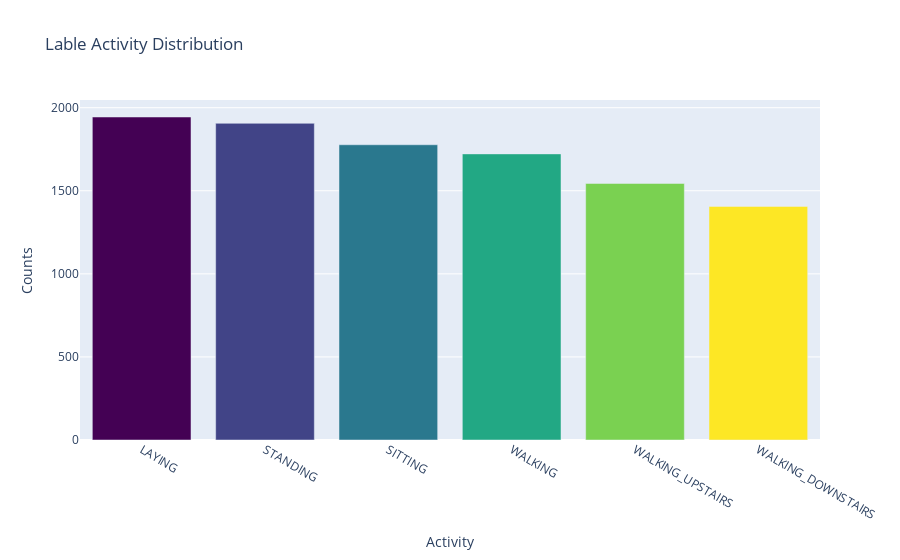

Notebook source saved alongside this figure:
### Code cell
# Get Colors 
colormap = get_cmap("viridis")
colors = [rgb2hex(colormap(col)) for col in np.arange(0,1.01, 1/(n-1))]

data = go.Bar( x=lable_counts.index,
            y = lable_counts,
            marker = dict(color = colors))

layout = go.Layout( title = "Lable Activity Distribution",
                  xaxis = dict(title= "Activity"),
                  yaxis = dict(title = "Counts"))

fig = go.Figure( data=[data], layout=layout)
iplot(fig)

### Figure 1 — Plotly figure (JSON) as saved in the notebook; plotly's stock layout.template omitted (floating-point values rounded to 4 significant figures)
{"data": [{"marker": {"color": ["#440154", "#414487", "#2a788e", "#22a884", "#7ad151", "#fde725"]}, "type": "bar", "x": ["LAYING", "STANDING", "SITTING", "WALKING", "WALKING_UPSTAIRS", "WALKING_DOWNSTAIRS"], "y": [1944, 1906, 1777, 1722, 1544, 1406]}], "layout": {"title": {"text": "Lable Activity Distribution"}, "xaxis": {"title": {"text": "Activity"}}, "yaxis": {"title": {"text": "Counts"}}}}
